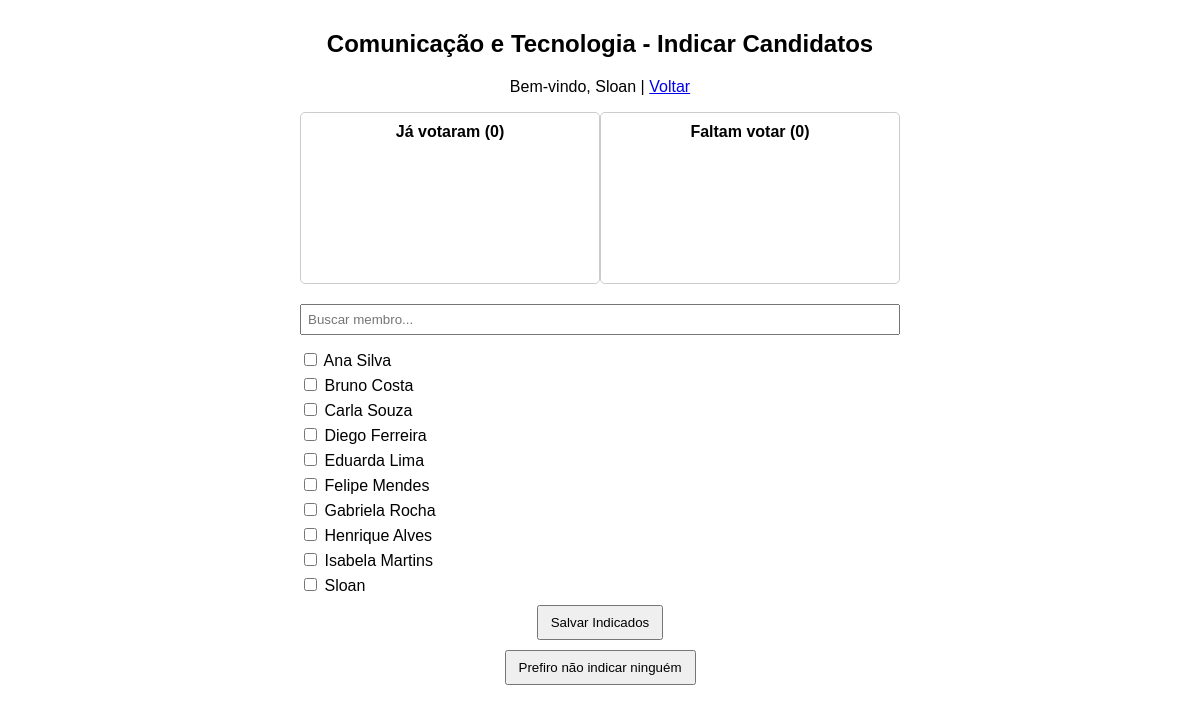
Page /votacao.php?id=10 (signed in) on the committed database.
### tables this page shows
CREATE TABLE `departamentos` (
  `id` int(11) NOT NULL,
  `nome` varchar(150) NOT NULL,
  `lider_escolhido_2026` varchar(100) DEFAULT NULL,
  `indicados` text DEFAULT '[]',
  `votos_json` text DEFAULT NULL,
  `status_votacao` tinyint(1) DEFAULT 0,
  `votos_lider_json` text DEFAULT '[]',
  `votos_contagem` longtext DEFAULT '{}' CHECK (json_valid(`votos_contagem`))
);

CREATE TABLE `usuarios` (
  `id` int(11) NOT NULL,
  `nome` varchar(100) NOT NULL,
  `email` varchar(100) NOT NULL,
  `senha` varchar(255) NOT NULL,
  `online` tinyint(1) DEFAULT 0,
  `tipo` enum('admin','normal') DEFAULT 'normal'
);

### votacao.php (the view, shortened to what this page needs)
<?php
$conn = new mysqli("localhost","root","","votacao");
$dep_id = intval($_GET['id'] ?? 0);
$stmt = $conn->prepare("SELECT * FROM departamentos WHERE id=?");
$stmt->bind_param("i",$dep_id);
$stmt->execute();
$departamento = $stmt->get_result()->fetch_assoc();
$usuarios_all = $conn->query("SELECT id,nome FROM usuarios ORDER BY nome");
$listaUsuariosAll = []; while($u=$usuarios_all->fetch_assoc()) $listaUsuariosAll[]=$u;
$listaUsuariosOnline = []; $usuarios_online_ids = [];
$indicados_json = $departamento['indicados'] ?? '[]';
$indicados_ids = json_decode($indicados_json, true);
$votos_json = $departamento['votos_json'] ?? '[]';
$votos = json_decode($votos_json, true);
$votos = array_map('intval', $votos);
$total_votantes = count($usuarios_online_ids);
$quantos_votaram = 0;
if(is_array($votos) && is_array($usuarios_online_ids)){
    $quantos_votaram = count(array_intersect($votos, $usuarios_online_ids));
}
$faltam = $total_votantes - $quantos_votaram;
?>
<!DOCTYPE html>
<html lang="pt-BR">
<head>
</head>
<body>
<h2><?php echo htmlspecialchars($departamento['nome']); ?> - Indicar Candidatos</h2>
<p>Bem-vindo, <?php echo htmlspecialchars($_SESSION['usuario_nome']); ?> | <a href="departamentos.php">Voltar</a></p>
<div class="colunas">
    <div class="coluna">
        <h4>Já votaram (<?php echo $quantos_votaram; ?>)</h4>
    </div>
    <div class="coluna">
        <h4>Faltam votar (<?php echo $faltam; ?>)</h4>
    </div>
</div>
<input type="text" id="busca" placeholder="Buscar membro..." onkeyup="filtrarMembros()">
<form method="POST" id="listaCheck">
    <?php foreach($listaUsuariosAll as $u):
        $checked = in_array($u['id'],$indicados_ids) ? 'checked' : '';
    ?>
    <label>
        <input type="checkbox" name="indicados[]" value="<?php echo intval($u['id']); ?>" <?php echo $checked; ?>>
        <?php echo htmlspecialchars($u['nome']); ?>
    </label>
    <?php endforeach; ?>
    <button type="submit" name="indicar">Salvar Indicados</button>
</form>
<form method="POST">
    <button type="submit" name="nenhum">Prefiro não indicar ninguém</button>
</form>
</body>
</html>

### votacao.php (style rules this page uses)
body { font-family:Arial; max-width:600px;margin:30px auto;text-align:center; }
label { display:block;margin:5px 0;text-align:left; }
button { margin:5px;padding:8px 12px; }
.colunas { display:flex; justify-content:space-between; margin-bottom:20px; }
.coluna { width:48%; border:1px solid #ccc; padding:10px; border-radius:5px; min-height:150px; }
.coluna h4 { margin-top:0; }
#busca { margin-bottom:10px; padding:6px; width:100%; box-sizing:border-box; }

### rows in the picture
departamentos: nome "Comunicação e Tecnologia", votos_json "0"
usuarios: nome "Ana Silva"
usuarios: nome "Bruno Costa"
usuarios: nome "Carla Souza"
usuarios: nome "Diego Ferreira"
usuarios: nome "Eduarda Lima"
usuarios: nome "Felipe Mendes"
usuarios: nome "Gabriela Rocha"
usuarios: nome "Henrique Alves"
usuarios: nome "Isabela Martins"
usuarios: nome "Sloan"

### other values in the picture
$_SESSION['usuario_nome'] "Sloan"
